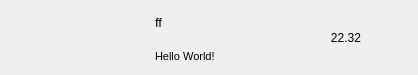
<?xml version="1.0" encoding="UTF-8"?>
<ui version="4.0">
 <class>ChatUserWid</class>
 <widget class="QWidget" name="ChatUserWid">
  <property name="geometry">
   <rect>
    <x>0</x>
    <y>0</y>
    <width>418</width>
    <height>75</height>
   </rect>
  </property>
  <property name="minimumSize">
   <size>
    <width>0</width>
    <height>75</height>
   </size>
  </property>
  <property name="maximumSize">
   <size>
    <width>16777215</width>
    <height>75</height>
   </size>
  </property>
  <property name="windowTitle">
   <string>Form</string>
  </property>
  <layout class="QHBoxLayout" name="horizontalLayout">
   <property name="spacing">
    <number>5</number>
   </property>
   <property name="leftMargin">
    <number>6</number>
   </property>
   <property name="topMargin">
    <number>2</number>
   </property>
   <property name="rightMargin">
    <number>6</number>
   </property>
   <property name="bottomMargin">
    <number>2</number>
   </property>
   <item>
    <widget class="QWidget" name="icon_wid" native="true">
     <property name="sizePolicy">
      <sizepolicy hsizetype="Fixed" vsizetype="Fixed">
       <horstretch>0</horstretch>
       <verstretch>0</verstretch>
      </sizepolicy>
     </property>
     <property name="minimumSize">
      <size>
       <width>60</width>
       <height>60</height>
      </size>
     </property>
     <property name="maximumSize">
      <size>
       <width>60</width>
       <height>60</height>
      </size>
     </property>
     <widget class="QLabel" name="icon_lb">
      <property name="geometry">
       <rect>
        <x>7</x>
        <y>12</y>
        <width>45</width>
        <height>45</height>
       </rect>
      </property>
      <property name="minimumSize">
       <size>
        <width>45</width>
        <height>45</height>
       </size>
      </property>
      <property name="maximumSize">
       <size>
        <width>45</width>
        <height>45</height>
       </size>
      </property>
      <property name="text">
       <string/>
      </property>
      <property name="alignment">
       <set>Qt::AlignmentFlag::AlignCenter</set>
      </property>
     </widget>
     <widget class="QLabel" name="red_point">
      <property name="geometry">
       <rect>
        <x>27</x>
        <y>0</y>
        <width>30</width>
        <height>30</height>
       </rect>
      </property>
      <property name="minimumSize">
       <size>
        <width>30</width>
        <height>30</height>
       </size>
      </property>
      <property name="maximumSize">
       <size>
        <width>30</width>
        <height>30</height>
       </size>
      </property>
      <property name="text">
       <string/>
      </property>
     </widget>
    </widget>
   </item>
   <item>
    <widget class="QWidget" name="user_info_wid" native="true">
     <property name="minimumSize">
      <size>
       <width>120</width>
       <height>0</height>
      </size>
     </property>
     <property name="maximumSize">
      <size>
       <width>120</width>
       <height>16777215</height>
      </size>
     </property>
     <layout class="QVBoxLayout" name="verticalLayout">
      <property name="leftMargin">
       <number>2</number>
      </property>
      <property name="topMargin">
       <number>5</number>
      </property>
      <property name="rightMargin">
       <number>2</number>
      </property>
      <property name="bottomMargin">
       <number>5</number>
      </property>
      <item>
       <widget class="QLabel" name="user_name_lb">
        <property name="minimumSize">
         <size>
          <width>0</width>
          <height>30</height>
         </size>
        </property>
        <property name="maximumSize">
         <size>
          <width>16777215</width>
          <height>30</height>
         </size>
        </property>
        <property name="font">
         <font>
          <pointsize>10</pointsize>
         </font>
        </property>
        <property name="text">
         <string>ff</string>
        </property>
       </widget>
      </item>
      <item>
       <widget class="QLabel" name="user_chat_lb">
        <property name="minimumSize">
         <size>
          <width>0</width>
          <height>30</height>
         </size>
        </property>
        <property name="maximumSize">
         <size>
          <width>130</width>
          <height>30</height>
         </size>
        </property>
        <property name="font">
         <font>
          <pointsize>8</pointsize>
         </font>
        </property>
        <property name="text">
         <string>Hello World!</string>
        </property>
       </widget>
      </item>
     </layout>
    </widget>
   </item>
   <item>
    <widget class="QWidget" name="time_wid" native="true">
     <property name="sizePolicy">
      <sizepolicy hsizetype="Fixed" vsizetype="Fixed">
       <horstretch>0</horstretch>
       <verstretch>0</verstretch>
      </sizepolicy>
     </property>
     <property name="minimumSize">
      <size>
       <width>50</width>
       <height>50</height>
      </size>
     </property>
     <property name="maximumSize">
      <size>
       <width>50</width>
       <height>50</height>
      </size>
     </property>
     <widget class="QLabel" name="time_lb">
      <property name="geometry">
       <rect>
        <x>0</x>
        <y>20</y>
        <width>54</width>
        <height>12</height>
       </rect>
      </property>
      <property name="text">
       <string>22.32</string>
      </property>
      <property name="alignment">
       <set>Qt::AlignmentFlag::AlignCenter</set>
      </property>
     </widget>
    </widget>
   </item>
  </layout>
 </widget>
 <resources/>
 <connections/>
</ui>
